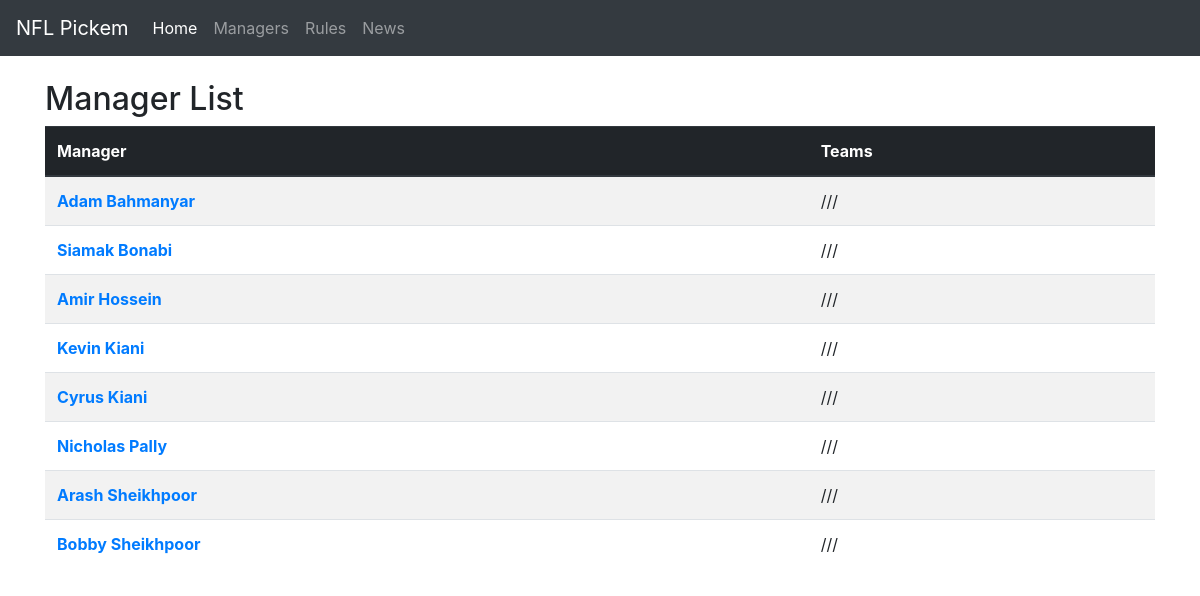
Screenshot of /teams/ with the database file from the repository.
### teams/models.py (models this page shows, shortened)
class Team(models.Model):
    manager = models.OneToOneField(
        'Manager', on_delete=models.CASCADE)
    team1 = models.CharField(
        max_length=3, choices=TEAM_CHOICES, blank=True)
    team2 = models.CharField(
        max_length=3, choices=TEAM_CHOICES, blank=True)
    team3 = models.CharField(
        max_length=3, choices=TEAM_CHOICES, blank=True)
    team4 = models.CharField(
        max_length=3, choices=TEAM_CHOICES, blank=True)
    class Meta:
        ordering = ["manager__last_name"]

class Manager(models.Model):
    first_name = models.CharField(max_length=50)
    last_name = models.CharField(max_length=50)
    def get_name(self):
        return self.first_name + " " + self.last_name

### teams/views.py (the view)
# urls.py: path('teams/', TeamListView.as_view(), name='team-list'),
class TeamListView(ListView):
    model = Team
    template_name = 'team_list.html'

### templates/team_list.html (shortened to what this page needs)
{% extends 'base.html' %}
{% block content %}
    <h2>Manager List</h2>
    <table class="table table-striped">
        <thead class="thead-dark">
            <tr>
                <th scope="col">Manager</th>
                <th scope="col">Teams</th>
            </tr>
        </thead>
        <tbody>
          {% for team in object_list %}
            <tr>
            <th scope='row'><a href="{% url 'team-detail' team.pk %}">{{ team.manager.get_name }}</a></td>
            <td>{{ team.team1}}/{{ team.team2}}/{{ team.team3}}/{{ team.team4}}</td>
            </tr>
          {% endfor %}
        </tbody>
    </table>
{% endblock content %}

### rows the page displays
Team: manager.get_name "Adam Bahmanyar"
Team: manager.get_name "Siamak Bonabi"
Team: manager.get_name "Amir Hossein"
Team: manager.get_name "Kevin Kiani"
Team: manager.get_name "Cyrus Kiani"
Team: manager.get_name "Nicholas Pally"
Team: manager.get_name "Arash Sheikhpoor"
Team: manager.get_name "Bobby Sheikhpoor"
